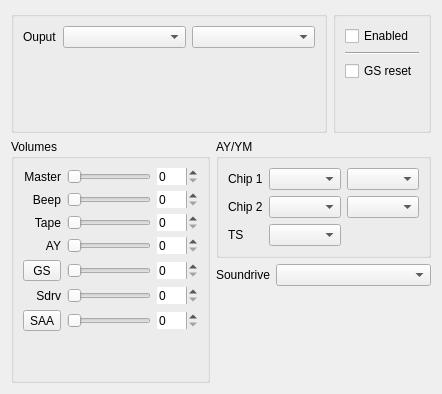
       <widget class="QWidget" name="tab3">
        <attribute name="icon">
         <iconset>
          <normalon>:/images/speaker.png</normalon>
         </iconset>
        </attribute>
        <attribute name="title">
         <string>Sound</string>
        </attribute>
        <layout class="QVBoxLayout" name="verticalLayout_43" stretch="0,0,10">
         <item>
          <layout class="QHBoxLayout" name="horizontalLayout_25">
           <item>
            <widget class="QGroupBox" name="sndOutGBox">
             <layout class="QGridLayout" name="gridLayout_5" columnstretch="0,10,10">
              <item row="0" column="1">
               <widget class="QComboBox" name="outbox"/>
              </item>
              <item row="0" column="2">
               <widget class="QComboBox" name="ratbox"/>
              </item>
              <item row="0" column="0">
               <widget class="QLabel" name="label_4">
                <property name="text">
                 <string>Ouput</string>
                </property>
               </widget>
              </item>
              <item row="1" column="1">
               <spacer name="verticalSpacer_22">
                <property name="orientation">
                 <enum>Qt::Vertical</enum>
                </property>
                <property name="sizeHint" stdset="0">
                 <size>
                  <width>20</width>
                  <height>40</height>
                 </size>
                </property>
               </spacer>
              </item>
             </layout>
            </widget>
           </item>
           <item>
            <widget class="QGroupBox" name="sndOptGBox">
             <layout class="QVBoxLayout" name="verticalLayout_22">
              <item>
               <widget class="QCheckBox" name="senbox">
                <property name="text">
                 <string>Enabled</string>
                </property>
               </widget>
              </item>
              <item>
               <widget class="Line" name="line_3">
                <property name="orientation">
                 <enum>Qt::Horizontal</enum>
                </property>
               </widget>
              </item>
              <item>
               <widget class="QCheckBox" name="gsrbox">
                <property name="text">
                 <string>GS reset</string>
                </property>
               </widget>
              </item>
              <item>
               <spacer name="verticalSpacer_23">
                <property name="orientation">
                 <enum>Qt::Vertical</enum>
                </property>
                <property name="sizeHint" stdset="0">
                 <size>
                  <width>20</width>
                  <height>40</height>
                 </size>
                </property>
               </spacer>
              </item>
             </layout>
            </widget>
           </item>
          </layout>
         </item>
         <item>
          <layout class="QHBoxLayout" name="horizontalLayout_32">
           <item>
            <widget class="QGroupBox" name="groupBox_12">
             <property name="title">
              <string>Volumes</string>
             </property>
             <layout class="QGridLayout" name="gridLayout_14">
              <item row="2" column="0">
               <widget class="QLabel" name="label_10">
                <property name="text">
                 <string>Tape</string>
                </property>
                <property name="alignment">
                 <set>Qt::AlignRight|Qt::AlignTrailing|Qt::AlignVCenter</set>
                </property>
               </widget>
              </item>
              <item row="4" column="0">
               <widget class="QToolButton" name="tbGS">
                <property name="sizePolicy">
                 <sizepolicy hsizetype="Preferred" vsizetype="Fixed">
                  <horstretch>0</horstretch>
                  <verstretch>0</verstretch>
                 </sizepolicy>
                </property>
                <property name="text">
                 <string>GS</string>
                </property>
                <property name="checkable">
                 <bool>true</bool>
                </property>
               </widget>
              </item>
              <item row="5" column="0">
               <widget class="QLabel" name="label_30">
                <property name="text">
                 <string>Sdrv</string>
                </property>
                <property name="alignment">
                 <set>Qt::AlignRight|Qt::AlignTrailing|Qt::AlignVCenter</set>
                </property>
               </widget>
              </item>
              <item row="1" column="2">
               <widget class="QSpinBox" name="sbBeepVol">
                <property name="frame">
                 <bool>false</bool>
                </property>
                <property name="maximum">
                 <number>100</number>
                </property>
               </widget>
              </item>
              <item row="0" column="2">
               <widget class="QSpinBox" name="sbMasterVol">
                <property name="frame">
                 <bool>false</bool>
                </property>
                <property name="maximum">
                 <number>100</number>
                </property>
               </widget>
              </item>
              <item row="6" column="2">
               <widget class="QSpinBox" name="sbSAAVol">
                <property name="frame">
                 <bool>false</bool>
                </property>
                <property name="maximum">
                 <number>100</number>
                </property>
               </widget>
              </item>
              <item row="0" column="0">
               <widget class="QLabel" name="label_14">
                <property name="text">
                 <string>Master</string>
                </property>
                <property name="alignment">
                 <set>Qt::AlignRight|Qt::AlignTrailing|Qt::AlignVCenter</set>
                </property>
               </widget>
              </item>
              <item row="5" column="1">
               <widget class="QSlider" name="sldSdrvVol">
                <property name="maximum">
                 <number>100</number>
                </property>
                <property name="orientation">
                 <enum>Qt::Horizontal</enum>
                </property>
               </widget>
              </item>
              <item row="6" column="0">
               <widget class="QToolButton" name="tbSAA">
                <property name="sizePolicy">
                 <sizepolicy hsizetype="Preferred" vsizetype="Fixed">
                  <horstretch>0</horstretch>
                  <verstretch>0</verstretch>
                 </sizepolicy>
                </property>
                <property name="text">
                 <string>SAA</string>
                </property>
                <property name="checkable">
                 <bool>true</bool>
                </property>
               </widget>
              </item>
              <item row="3" column="2">
               <widget class="QSpinBox" name="sbAYVol">
                <property name="frame">
                 <bool>false</bool>
                </property>
                <property name="maximum">
                 <number>100</number>
                </property>
               </widget>
              </item>
              <item row="5" column="2">
               <widget class="QSpinBox" name="sbSdrvVol">
                <property name="frame">
                 <bool>false</bool>
                </property>
                <property name="maximum">
                 <number>100</number>
                </property>
               </widget>
              </item>
              <item row="1" column="1">
               <widget class="QSlider" name="sldBeepVol">
                <property name="maximum">
                 <number>100</number>
                </property>
                <property name="orientation">
                 <enum>Qt::Horizontal</enum>
                </property>
               </widget>
              </item>
              <item row="6" column="1">
               <widget class="QSlider" name="sldSAAVol">
                <property name="maximum">
                 <number>100</number>
                </property>
                <property name="orientation">
                 <enum>Qt::Horizontal</enum>
                </property>
               </widget>
              </item>
              <item row="3" column="0">
               <widget class="QLabel" name="label_11">
                <property name="text">
                 <string>AY</string>
                </property>
                <property name="alignment">
                 <set>Qt::AlignRight|Qt::AlignTrailing|Qt::AlignVCenter</set>
                </property>
               </widget>
              </item>
              <item row="0" column="1">
               <widget class="QSlider" name="sldMasterVol">
                <property name="maximum">
                 <number>100</number>
                </property>
                <property name="orientation">
                 <enum>Qt::Horizontal</enum>
                </property>
               </widget>
              </item>
              <item row="4" column="1">
               <widget class="QSlider" name="sldGSVol">
                <property name="maximum">
                 <number>100</number>
                </property>
                <property name="orientation">
                 <enum>Qt::Horizontal</enum>
                </property>
               </widget>
              </item>
              <item row="4" column="2">
               <widget class="QSpinBox" name="sbGSVol">
                <property name="frame">
                 <bool>false</bool>
                </property>
                <property name="maximum">
                 <number>100</number>
                </property>
               </widget>
              </item>
              <item row="3" column="1">
               <widget class="QSlider" name="sldAYVol">
                <property name="maximum">
                 <number>100</number>
                </property>
                <property name="orientation">
                 <enum>Qt::Horizontal</enum>
                </property>
               </widget>
              </item>
              <item row="2" column="1">
               <widget class="QSlider" name="sldTapeVol">
                <property name="maximum">
                 <number>100</number>
                </property>
                <property name="orientation">
                 <enum>Qt::Horizontal</enum>
                </property>
               </widget>
              </item>
              <item row="2" column="2">
               <widget class="QSpinBox" name="sbTapeVol">
                <property name="frame">
                 <bool>false</bool>
                </property>
                <property name="maximum">
                 <number>100</number>
                </property>
               </widget>
              </item>
              <item row="1" column="0">
               <widget class="QLabel" name="label_9">
                <property name="text">
                 <string>Beep</string>
                </property>
                <property name="alignment">
                 <set>Qt::AlignRight|Qt::AlignTrailing|Qt::AlignVCenter</set>
                </property>
               </widget>
              </item>
              <item row="7" column="0">
               <spacer name="verticalSpacer_8">
                <property name="orientation">
                 <enum>Qt::Vertical</enum>
                </property>
                <property name="sizeHint" stdset="0">
                 <size>
                  <width>20</width>
                  <height>40</height>
                 </size>
                </property>
               </spacer>
              </item>
             </layout>
            </widget>
           </item>
           <item>
            <layout class="QVBoxLayout" name="verticalLayout_20">
             <item>
              <widget class="QGroupBox" name="aygroup">
               <property name="title">
                <string>AY/YM</string>
               </property>
               <property name="checkable">
                <bool>false</bool>
               </property>
               <layout class="QVBoxLayout" name="verticalLayout_9">
                <item>
                 <layout class="QGridLayout" name="gridLayout_13">
                  <item row="0" column="0">
                   <widget class="QLabel" name="label_15">
                    <property name="text">
                     <string>Chip 1</string>
                    </property>
                   </widget>
                  </item>
                  <item row="0" column="1">
                   <widget class="QComboBox" name="schip1box"/>
                  </item>
                  <item row="0" column="2">
                   <widget class="QComboBox" name="stereo1box"/>
                  </item>
                  <item row="1" column="0">
                   <widget class="QLabel" name="label_16">
                    <property name="text">
                     <string>Chip 2</string>
                    </property>
                   </widget>
                  </item>
                  <item row="1" column="1">
                   <widget class="QComboBox" name="schip2box"/>
                  </item>
                  <item row="1" column="2">
                   <widget class="QComboBox" name="stereo2box"/>
                  </item>
                  <item row="2" column="0">
                   <widget class="QLabel" name="label_25">
                    <property name="text">
                     <string>TS</string>
                    </property>
                   </widget>
                  </item>
                  <item row="2" column="1">
                   <widget class="QComboBox" name="tsbox"/>
                  </item>
                 </layout>
                </item>
               </layout>
              </widget>
             </item>
             <item>
              <layout class="QGridLayout" name="gridLayout_12" columnstretch="0,10">
               <item row="0" column="0">
                <widget class="QLabel" name="label_41">
                 <property name="text">
                  <string>Soundrive</string>
                 </property>
                </widget>
               </item>
               <item row="0" column="1">
                <widget class="QComboBox" name="sdrvBox"/>
               </item>
              </layout>
             </item>
             <item>
              <spacer name="verticalSpacer_2">
               <property name="orientation">
                <enum>Qt::Vertical</enum>
               </property>
               <property name="sizeHint" stdset="0">
                <size>
                 <width>20</width>
                 <height>40</height>
                </size>
               </property>
              </spacer>
             </item>
            </layout>
           </item>
          </layout>
         </item>
         <item>
          <spacer name="verticalSpacer_10">
           <property name="orientation">
            <enum>Qt::Vertical</enum>
           </property>
           <property name="sizeHint" stdset="0">
            <size>
             <width>20</width>
             <height>0</height>
            </size>
           </property>
          </spacer>
         </item>
        </layout>
       </widget>
